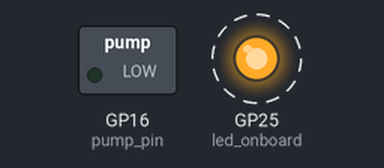
A program run on a simulated Raspberry Pi Pico running MicroPython. On the bench: switched loads named in the program (green lamp = pin HIGH), output pins drawn as LEDs (lit = HIGH). Dashed ring = blinking. The clock reads 2024-03-15 10:24:30 at power-on unless the program sets it.

Above: at 0.5 s.
Timing chart, 0 to 4.6 s (numbered marks = the images above):
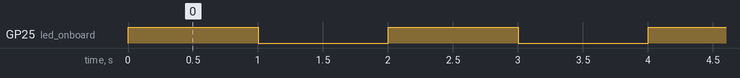

The program:

main.py
```python
import machine
import utime
led_onboard = machine.Pin(25, machine.Pin.OUT)
pump_pin = machine.Pin(16, machine.Pin.OUT)
time_since_toggle = 0

while True:
    led_onboard.toggle()
    utime.localtime()
    utime.sleep(1)
    time_since_toggle += 1

    if time_since_toggle >= 43200:
        time_since_toggle = 0
        pump_pin.toggle()
        utime.sleep(10)
        pump_pin.toggle()
```

Measured:
- by itself, GP25 (led_onboard): alternates HIGH for 1.0 s and LOW for 1.0 s
